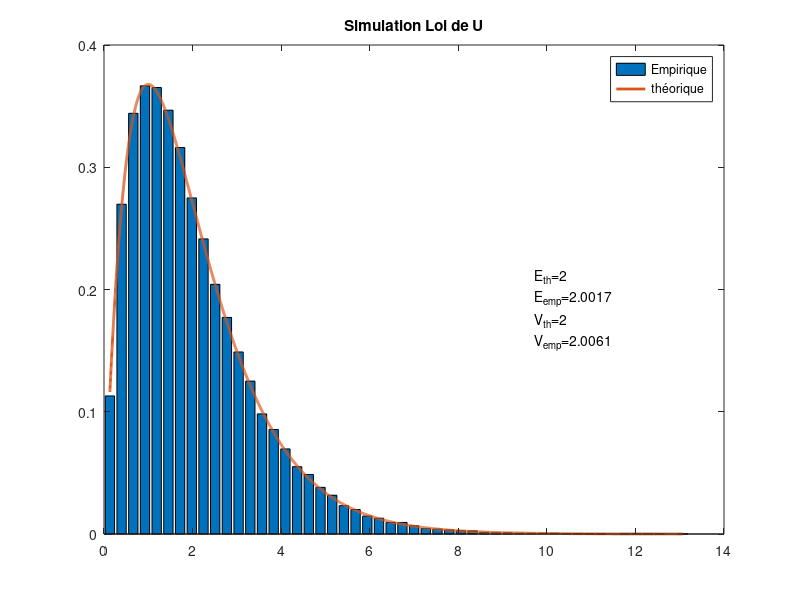

Source code (MATLAB):
clear variables;
close all;
clc;
n=50000;
X=rand(n,1);
Y=rand(n,1);

X=-log(1-X);
Y=-log(1-Y)/2;

U = X+2*Y;

[h,xout]=hist(U,50);
bar(xout,h/trapz(xout,h));
hold on
x = linspace(min(xout),max(xout),10000);
f=x.*exp(-x);

plot(x,f,'linewidth',2);

legend('Empirique','théorique')

E_emp = mean(U);
V_emp = std(U)*std(U);

E_th = 2;
V_th = 2;

title(['Simulation Loi de U'])
text(max(U)-3.5,max(f)/2,{['E_t_h=',num2str(E_th)],['E_e_m_p=',num2str(E_emp)],['V_t_h=',num2str(V_th)],['V_e_m_p=',num2str(V_emp)]})
